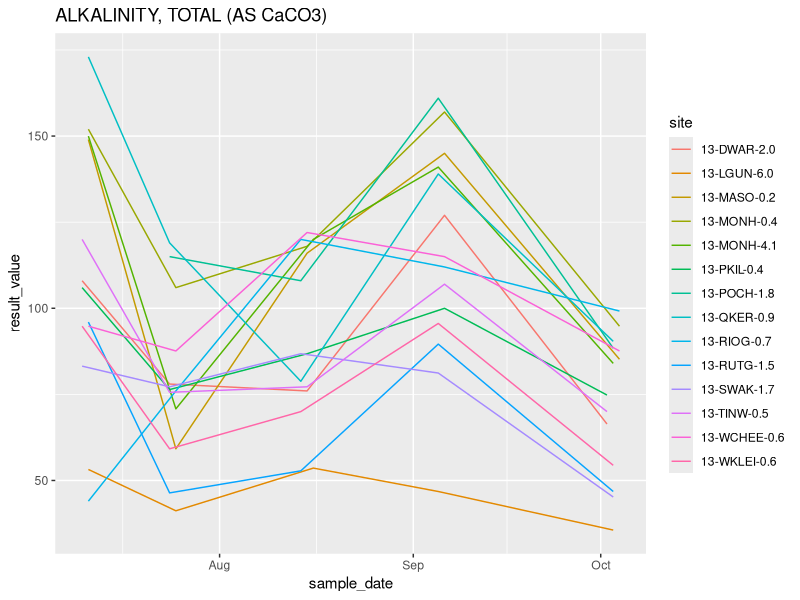
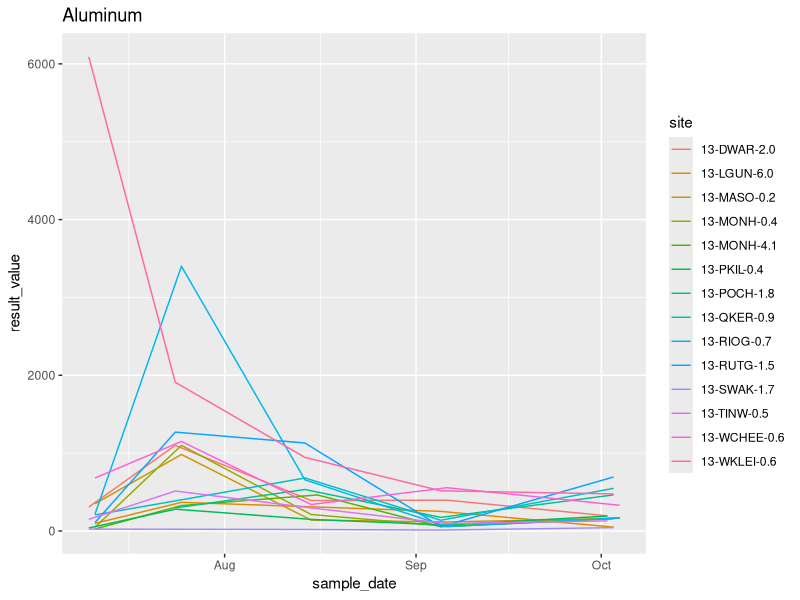
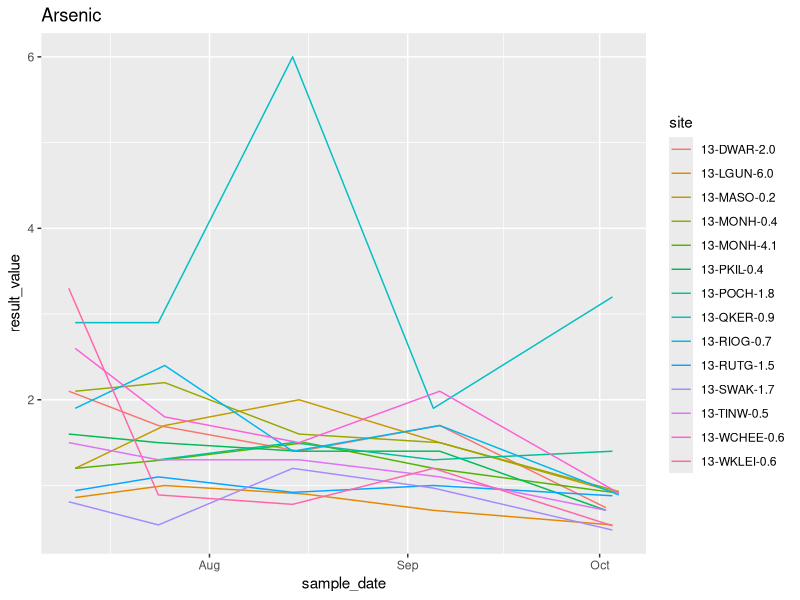
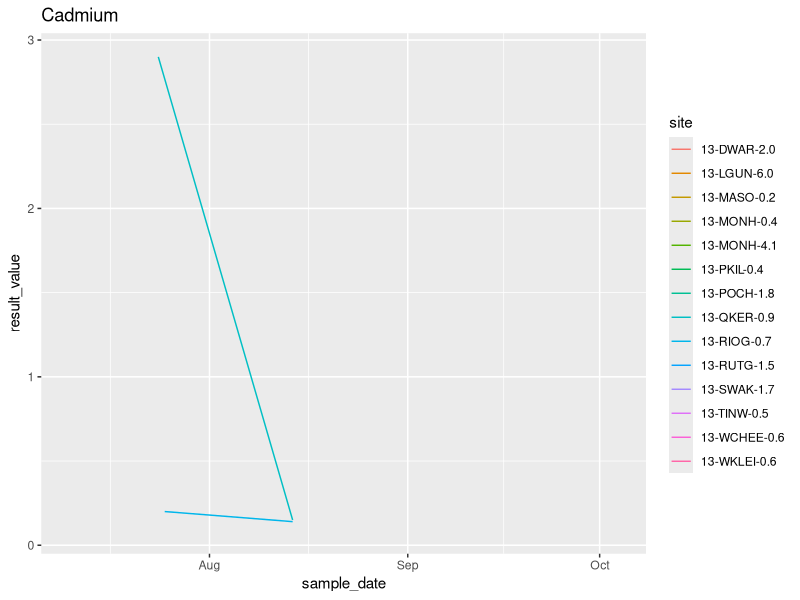
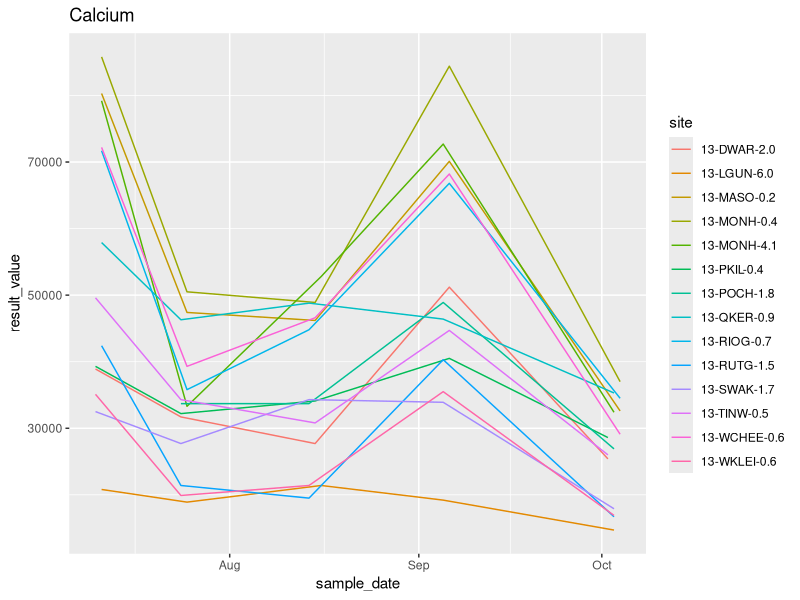
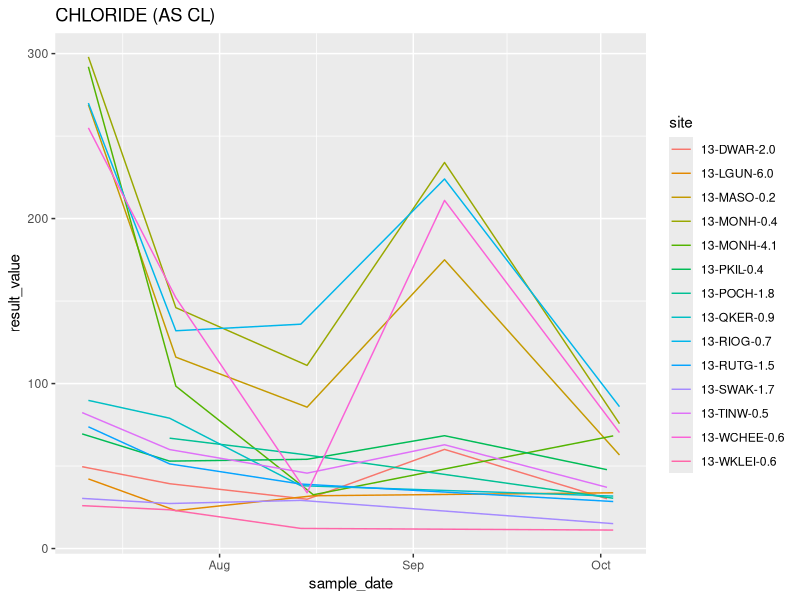
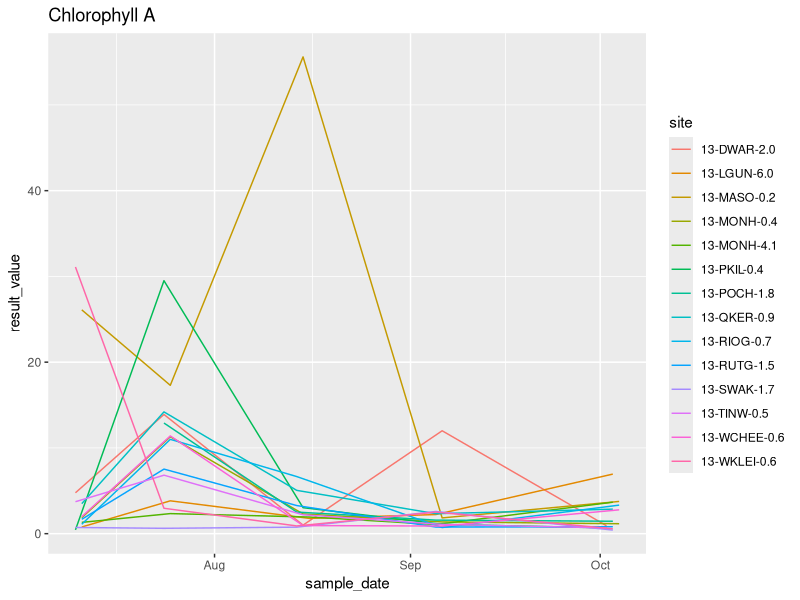
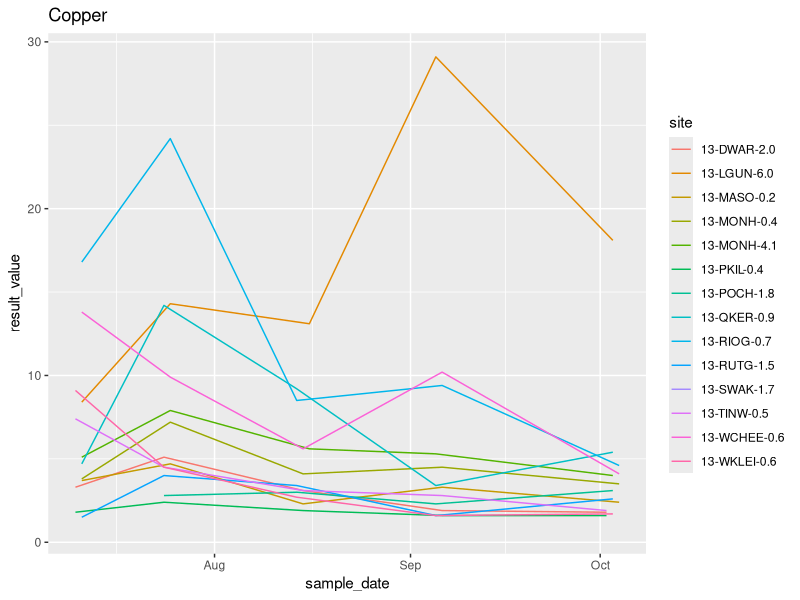

Reproduce these figures in R, in order.
data<-read.csv("dataqqaqcd.csv")
data$sample_date<-as.Date(data$sample_date,"%m/%d/%Y")
data<-data[data$validator_qualifiers!="R",]

data<-data[data$site=="13-DWAR-2.0"|data$site=="13-LGUN-6.0"|data$site=="13-MASO-0.2"|data$site=="13-MONH-0.4"|data$site=="13-MONH-4.1"|data$site=="13-PKIL-0.4"|data$site=="13-POCH-1.8"|data$site=="13-QKER-0.9"|data$site=="13-RIOG-0.7"|data$site=="13-RUTG-1.5"|data$site=="13-SWAK-1.7"|data$site=="13-TINW-0.5"|data$site=="13-WCHEE-0.6"|data$site=="13-WKLEI-0.6",]
params<-unique(data$chemical_name)
nparams<-length(params)


library(ggplot2)

for(i in 1:nparams){
  temp<-data[data$chemical_name==params[i],]
  plots<-(ggplot(data=temp,
         aes(x=sample_date, y=result_value, group=site, colour=site)) +
    geom_line()+
    ggtitle(params[i]))
  tit<-paste(params[i],'.pdf',sep="")
  pdf(tit)
      print(plots)
      dev.off()
  rm(plots)
  rm(tit)
}